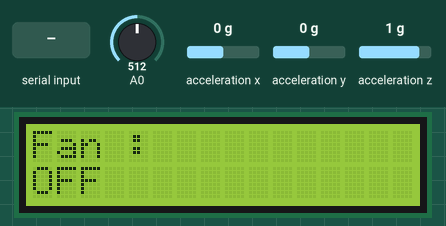
This sketch was run on a simulated ATtiny85, built with avr-gcc and run on an emulated ATtiny85. Parts: 16×2 character LCD. Inputs (shaded band) come from the test bench; at power-on: A0 = 512, acceleration x 0 g, acceleration y 0 g, acceleration z 1 g. What the sketch prints to the serial monitor is not drawn.

Above: at 1.2 s.
1.3 s: A0 set to 396
2.8 s: A0 set to 371
At 3.8 s:
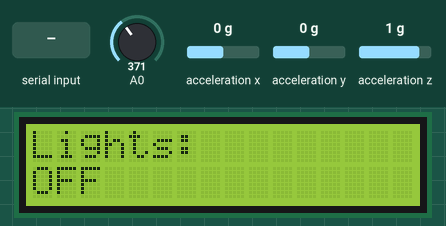
4.4 s: "1" received over the second serial link
At 4.8 s:
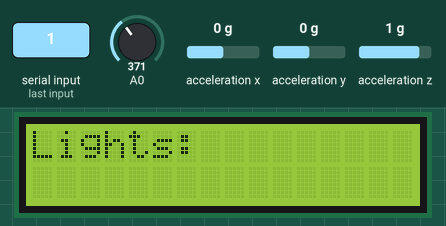
6.0 s: "90,45,200\n" received over the second serial link
At 7.3 s:
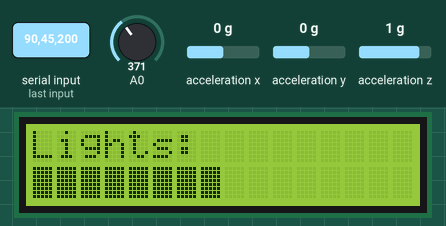
7.6 s: "30,150\n" received over the second serial link
At 8.9 s:
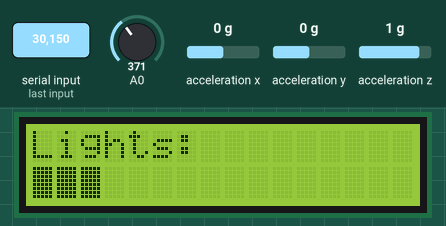
9.2 s: "200\n" received over the second serial link
At 10.6 s:
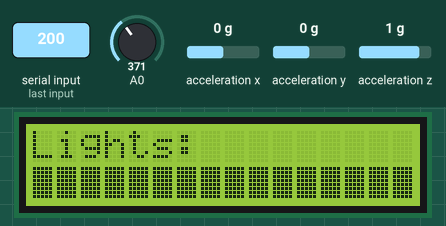
Timing chart, 0 to 11.8 s (numbered marks = the images above; inputs shaded):
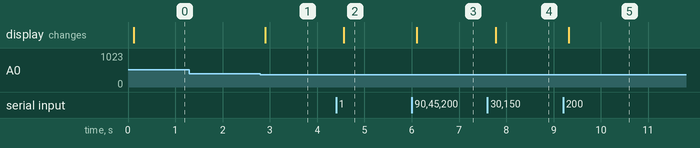

The sketch:

Transmitter_Final.ino
```cpp
/*This is the program for the transmitter circuit which reads data from the accelerometer and the buttons on the LCD shield
 * and sends these reading through the Bluetooth serial to the receiver. The program also receives
 * data from the receiver, such as the LED brightness and the states of the window and fan, to be displayed
 * on the LCD screen.
 */

#include <SoftwareSerial.h>

//include accelerometer library
#include "SparkFunLIS3DH.h"
#include "Wire.h"
#include "SPI.h"

SoftwareSerial BTserial(2, 3); // Arduino-TX | Arduino-RX
const long baudRate = 9600;
LIS3DH myIMU(SPI_MODE, 10); // constructed with parameters for SPI and cs pin number
String LEDbrightness,fanState,WindowState;
float y = 0, x = 0, z = 0;
int button = 0, button2 = 0, button3 = 0, i, flag;
const int buttonPin = 7, button2Pin = 8;

//include LCD library
#include <LiquidCrystal.h>
// select the pins used on the LCD panel
LiquidCrystal lcd(8, 9, 4, 5, 6, 7);
// define some values used by the panel and buttons
int lcd_key     = 0;
int adc_key_in  = 0;
#define btnRIGHT  0
#define btnUP     1
#define btnDOWN   2
#define btnLEFT   3
#define btnSELECT 4
#define btnNONE   5
// read the buttons
int t ;
int read_LCD_buttons()
{
 adc_key_in = analogRead(0);      // read the value from the sensor
 // my buttons when read are centered at these valies: 0, 144, 329, 504, 741
 // we add approx 50 to those values and check to see if we are close
 /*if (adc_key_in > 1000) return btnNONE; // We make this the 1st option for speed reasons since it will be the most likely result
 // For V1.1 us this threshold
 if (adc_key_in < 50)   return btnRIGHT;
 if (adc_key_in < 250)  return btnUP;
 if (adc_key_in < 350)  return btnDOWN;
 if (adc_key_in < 500)  return btnLEFT;
 if (adc_key_in < 650)  return btnSELECT;
*/
 // For V1.0 comment the other threshold and use the one below:
 if (adc_key_in < 50)   return btnRIGHT;
 if (adc_key_in < 195)  return btnUP;
 if (adc_key_in < 380)  return btnDOWN;
 if (adc_key_in < 555)  return btnLEFT;
 if (adc_key_in < 790)  return btnSELECT;


 return btnNONE;  // when all others fail, return this...
}


void setup() {
  Serial.begin(baudRate);
  BTserial.begin(baudRate);
  pinMode(buttonPin, INPUT); //set pin connected to LCD buttons as input
  myIMU.begin(); //start accelerometer library

 lcd.begin(16, 2);              // start the LCD library
 lcd.setCursor(0,0);
 lcd.print("Push the buttons"); // print a simple message


}
void loop() {

  lcd_key = read_LCD_buttons();  // read the buttons
  switch (lcd_key)               // depending on which button was pushed, we perform an action
  {


   //case for window
   case btnRIGHT:
     {
      button3 = 1;

     lcd.setCursor(0,0);
     lcd.print("Window:         ");
      if(flag==1){
      lcd.setCursor(0,1);
      lcd.print("                ");
      flag = 0;
      }
       if(BTserial.available()>0){
       BTserial.setTimeout(50);
       WindowState = BTserial.readString();//read window state
       //print window state to LCD
       if (WindowState.toInt()<=70){
        lcd.setCursor(0,1);
        lcd.print("Closed");

       }else if(WindowState.toInt() >70){
         lcd.setCursor(0,1);
         lcd.print("Open  ");
       }
     }
     break;
     }

     //case for fan
   case btnLEFT:
     {
      flag = 1;
      lcd.setCursor(0,0);
      button2 = 1 ;
     lcd.print("Fan :           ");
     BTserial.setTimeout(50);
     fanState = BTserial.readString();//read fan state
      lcd.setCursor(0,1);
      lcd.print("                ");
      lcd.setCursor(0,1);
      //print fan state to LCD
      if (fanState[0] == '1'){

        lcd.print("ON ");
      }else {
        lcd.print("OFF");
      }
     break;
     }
   case btnUP:
     {
     break;
     }

     //case for LEDs
   case btnDOWN:
     {
      Serial.println(LEDbrightness);
      lcd.setCursor(0,0);

      lcd.print("Lights:          "); // print a simple message
    //  lcd.setCursor(0,1);
      button = 1;
       if(BTserial.available()>0){
       BTserial.setTimeout(50);
       LEDbrightness = BTserial.readString();//read LED brightness
       //print LED prightness to LCD
       i = map(LEDbrightness.toInt(),0,180,0,15);
       for (t=0;t<16;t++){
        if ((t<=i)&&(LEDbrightness.toInt()>5)){
        lcd.setCursor(t,1);
        lcd.write(255);
        }else{
          lcd.setCursor(t,1);
        lcd.print(" ");
        }
       }
     }
     break;
     }
     case btnNONE:
     {
     //lcd.print("NONE  ");
//     lcd.clear();
//      lcd.setCursor(0,0);
//      lcd.print("Push the buttons"); // print a simple message}
     button = 0;
     button2 = 0;
     button3 = 0;
     break;
     }
 }
    //read accelerometer
    y = myIMU.readFloatAccelY()* 10000;
  x = myIMU.readFloatAccelX()* 10000;
  z = myIMU.readFloatAccelZ()* 10000;
  char Y[6];
  char X[6];
  char Z[6];
  dtostrf(x,5,0,X);
  dtostrf(y,5,0,Y);
  dtostrf(z,5,0,Z);

  //send data via bluetooth serial
  BTserial.print(String(X));
  BTserial.print(String(Y));
  BTserial.print(String(Z));
  BTserial.print(String(button));
  BTserial.print(String(button2));
  BTserial.print(String(button3));
  if(BTserial.available()>0){
  BTserial.setTimeout(50);
  }
  delay(100);
}
```

Measured:
- the behaviour switches between 380 and 379 on A0 (found by bisection; images 0 and 1)
- after the input at 1.3 s, every drawn part: stays the same
- after the input at 2.8 s, the display: changes after 0.10 s (image 1)
- after the input at 4.4 s, the display: changes after 0.16 s (image 2)
- after the input at 6.0 s, the display: changes after 0.10 s (image 3)
- after the input at 7.6 s, the display: changes after 0.18 s (image 4)
- after the input at 9.2 s, the display: changes after 0.12 s (image 5)
